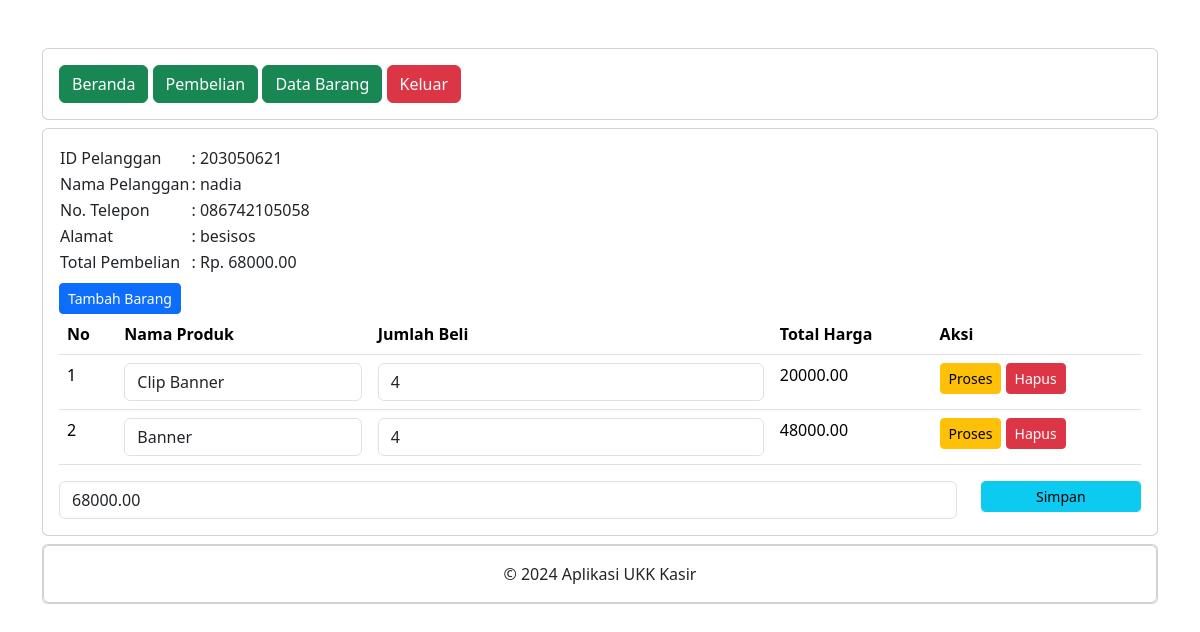
Page /detail_pembelian.php?PelangganID=203050621 (signed in) on the committed database.
### tables this page shows
CREATE TABLE `penjualan` (
  `PenjualanID` int(11) NOT NULL,
  `TanggalPenjualan` date NOT NULL,
  `TotalHarga` decimal(10,2) NOT NULL,
  `PelangganID` int(11) NOT NULL
);

CREATE TABLE `pelanggan` (
  `PelangganID` int(11) NOT NULL,
  `NamaPelanggan` varchar(255) NOT NULL,
  `Alamat` text NOT NULL,
  `NomorTelepon` varchar(15) NOT NULL
);

CREATE TABLE `detailpenjualan` (
  `DetailID` int(11) NOT NULL,
  `PenjualanID` int(11) NOT NULL,
  `ProdukID` int(11) NOT NULL,
  `JumlahProduk` int(11) NOT NULL,
  `Subtotal` decimal(10,2) NOT NULL
);

CREATE TABLE `produk` (
  `ProdukID` int(11) NOT NULL,
  `NamaProduk` varchar(255) NOT NULL,
  `Harga` decimal(10,2) NOT NULL,
  `Stok` int(11) NOT NULL
);

### detail_pembelian.php (the view, shortened to what this page needs)
<?php
include "header.php";
include "navbar.php";
?>
<div class="card mt-2">
	<div class="card-body">
		<?php
		include '../koneksi.php';
		$PelangganID = $_GET['PelangganID'];
		$data = mysqli_query($koneksi,"SELECT * FROM pelanggan INNER JOIN penjualan ON pelanggan.PelangganID=penjualan.PelangganID");
		while($d = mysqli_fetch_array($data)){
			?>
			<?php if ($d['PelangganID'] == $PelangganID) { ?>
				<table>
					<tr>
						<td>ID Pelanggan</td>
						<td>: <?php echo $d['PelangganID']; ?></td>
					</tr>
					<tr>
						<td>Nama Pelanggan</td>
						<td>: <?php echo $d['NamaPelanggan']; ?></td>
					</tr>
					<tr>
						<td>No. Telepon</td>
						<td>: <?php echo $d['NomorTelepon']; ?></td>
					</tr>
					<tr>
						<td>Alamat</td>
						<td>: <?php echo $d['Alamat']; ?></td>
					</tr>
					<tr>
						<td>Total Pembelian</td>
						<td>: Rp. <?php echo $d['TotalHarga']; ?></td>
					</tr>
				</table>
				<form method="post" action="tambah_detail_penjualan.php">
					<button type="submit" class="btn btn-primary btn-sm mt-2">
						Tambah Barang
					</button>
				</form>
				<table class="table">
					<thead>
						<tr>
							<th>No</th>
							<th>Nama Produk</th>
							<th>Jumlah Beli</th>
							<th>Total Harga</th>
							<th>Aksi</th>
						</tr>
					</thead>
					<tbody>
						<?php
						include '../koneksi.php';
						$nos = 1;
						$detailpenjualan = mysqli_query($koneksi,"SELECT * FROM detailpenjualan");
						while($d_detailpenjualan = mysqli_fetch_array($detailpenjualan)){
							?>
							<?php
							if ($d_detailpenjualan['PenjualanID'] == $d['PenjualanID']) { ?>
								<tr>
									<td><?php echo $nos++; ?></td>
									<td>
										<form action="simpan_barang_beli.php" method="post">
											<div class="form-group">
												<select name="ProdukID" class="form-control" onchange="this.form.submit()">
													<?php
													include '../koneksi.php';
													$produk = mysqli_query($koneksi,"SELECT * FROM produk");
													while($d_produk = mysqli_fetch_array($produk)){
														?>
														<option value="<?php echo $d_produk['ProdukID']; ?>" <?php if ($d_produk['ProdukID']==$d_detailpenjualan['ProdukID']) { echo "selected"; } ?>><?php echo $d_produk['NamaProduk']; ?></option>
													<?php } ?>
												</select>
											</div>
										</form>
									</td>
									<td>
										<form method="post">
											<div class="form-group">
												<input type="number" name="JumlahProduk" value="<?php echo $d_detailpenjualan['JumlahProduk']; ?>" class="form-control">
											</div>
										</td>
										<td>
										<div class="form-group">
											<?php echo $d_detailpenjualan['Subtotal']; ?>
										</div>
										</td>
										<td>
										<div class="form-group">
											<button type="submit" formaction="hitung_subtotal.php" class="btn btn-warning btn-sm float-right">Proses</button>
											<button type="submit" formaction="hapus_detail_pembelian.php" class="btn btn-danger btn-sm float-right">Hapus</button>
									</div>
									</td>
								</tr>
							<?php } else {
								?>
								<?php
							}
						}
						?>
					</tbody>
				</table>
				<form method="post" action="simpan_total_harga.php">
					<?php
					include '../koneksi.php';
					$detailpenjualan = mysqli_query($koneksi, "SELECT SUM(Subtotal) AS TotalHarga FROM detailpenjualan WHERE 	PenjualanID='$d[PenjualanID]'");
					$row = mysqli_fetch_assoc($detailpenjualan);
					$sum = $row['TotalHarga'];
					?>
					<div class="row">
						<div class="col-sm-10">
							<div class="form-group">
								<input type="text" class="form-control" name="TotalHarga" value="<?php echo $sum; ?>">
							</div>
						</div>
						<div class="col-sm-2">
							<div class="form-group">
								<button class="btn btn-info btn-sm form-control" type="submit">Simpan</button>
							</div>
						</div>
					</div>
				</form>
			<?php } else { ?>
				<?php
			}
		}
		?>
	</div>
</div>
<?php
include "footer.php";
?>

### rows in the picture
penjualan: PelangganID "203050621", PelangganID.NamaPelanggan "nadia", PelangganID.NomorTelepon "086742105058", PelangganID.Alamat "besisos", TotalHarga "68000.00"
detailpenjualan: ProdukID "Clip Banner", JumlahProduk "4", Subtotal "20000.00"
detailpenjualan: ProdukID "Banner", JumlahProduk "4", Subtotal "48000.00"
